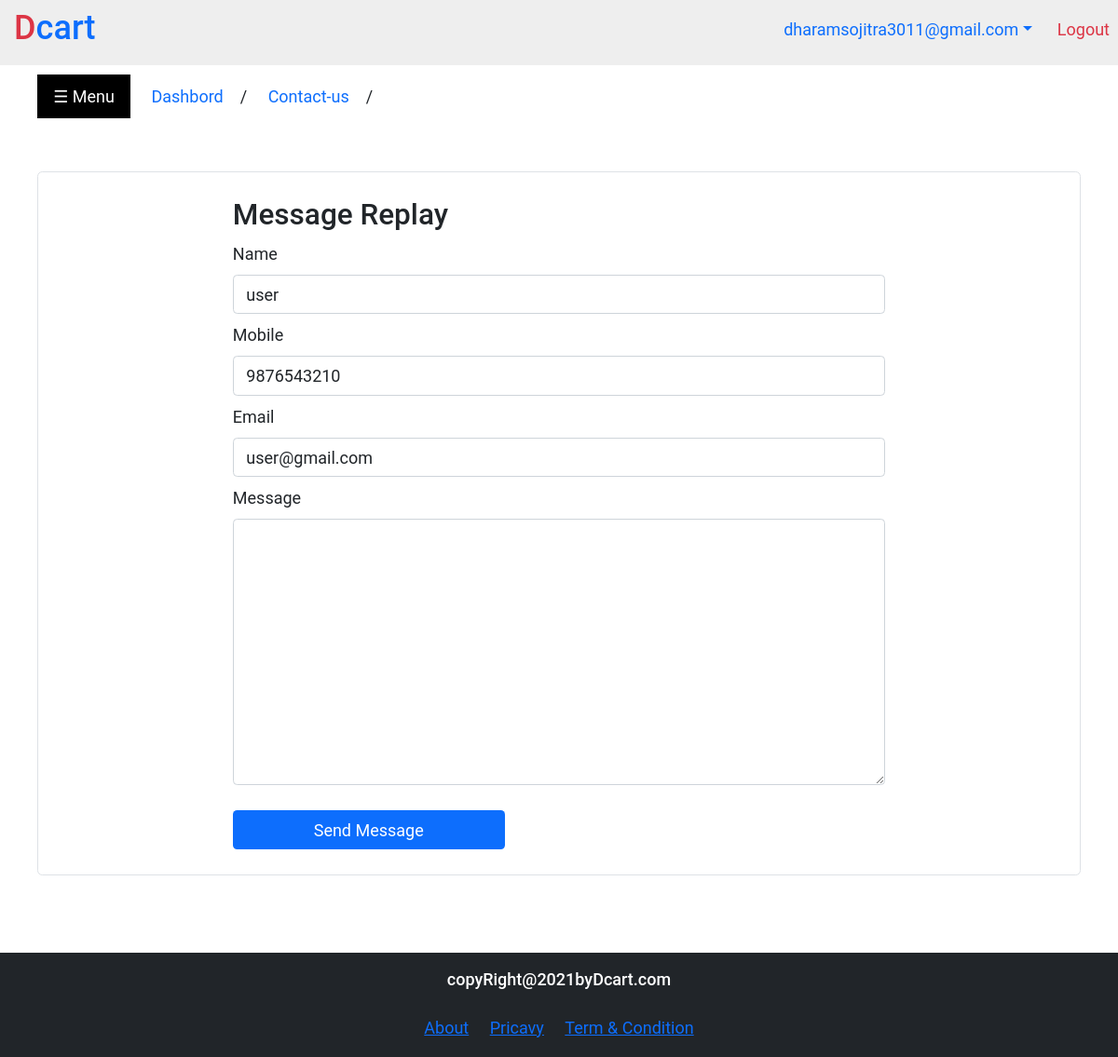
/admin/contact_us_replay.php?id=1 (signed in), run on the app's committed database.
### tables this page shows
CREATE TABLE `contact_us` (
  `contact_id` int(11) NOT NULL,
  `name` varchar(20) NOT NULL,
  `email` varchar(30) NOT NULL,
  `mobile` varchar(15) NOT NULL,
  `message` text NOT NULL,
  `status` int(11) NOT NULL,
  `added_on` timestamp NOT NULL DEFAULT current_timestamp() ON UPDATE current_timestamp()
);

### function.php (called while the page is built, shortened)
<?php
function get_safe_value($str){
	global $conn;
	$str=mysqli_real_escape_string($conn,$str);
	return $str;
}
	?>

### admin/contact_us_replay.php (the view, shortened to what this page needs)
<?php
    include 'top.php';
    $name = '';
    $mobile = '';
    $email = '';
    if (isset($_GET['id']) && $_GET['id'] > 0 && $_GET['id'] != '')
    {
        $id = get_safe_value($_GET['id']);
        $query_select = "SELECT * FROM contact_us WHERE contact_id = '$id' ";
        $result_select = mysqli_query($conn, $query_select);
        $row_get = mysqli_fetch_assoc($result_select);
        $name = get_safe_value($row_get['name']); ;
        $mobile = get_safe_value($row_get['mobile']); ;
        $email = get_safe_value($row_get['email']); ;
    }else{
        redirect('logout_admin.php');
    }
?>
<div id="container">
    <button class="menu-btn">&#9776; Menu</button>
    <a href="index.php" class="mx-3 text-decoration-none">Dashbord</a>/ <a href="contact_us.php" class="mx-3 text-decoration-none">Contact-us</a>/
    <div class="container border rounded-3 p-4 mt-4 mb-4">
        <div class="row">
            <div class="col-sm-8 offset-2">
            <h3>Message Replay</h3>
                <form method="post" enctype="multipart/form-data">
                    <div class="form-group">
                        <label for="category_name" class="form-label">Name</label>
                        <input type="text" name="name" class="form-control mb-2" value="<?php echo $name ?>" required>
                    </div>
                    <div class="form-group">
                        <label for="category_name" class="form-label">Mobile</label>
                        <input type="text" name="mobile" class="form-control mb-2" value="<?php echo $mobile ?>" required>
                    </div>
                    <div class="form-group">
                        <label for="category_name" class="form-label">Email</label>
                        <input type="text" name="email" class="form-control mb-2" value="<?php echo $email ?>" required>
                    </div>
                    <div class="form-group">
                        <label for="category_name" class="form-label">Message</label>
                        <textarea type="text" name="message" class="form-control mb-2"  rows="10"  required></textarea>
                    </div>
                    <div class="form-group">
                        <button type="submit" name="submit" class="btn bg-primary col-sm-5 text-white  mt-3" required>Send Message</button>
                    </div>
                </form>
            </div>
        </div>
    </div>
</div>
<?php include 'footer.php'; ?>

### css/style.css (style rules this page uses)
html, body { overflow-x: hidden; font-family: 'Roboto', sun-serif; font-size: 18px; }
#container { min-height: 93vh; position: relative; padding: 20px 40px; padding-top: 80px; }
.menu-btn { width: 100px; padding: 10px; margin-bottom: 30px; background: #000; color: #FFF; text-align: center; cursor: pointer; border: 0px; }

### css/pushy.css (style rules this page uses)
#container, .pushy, .push { transition: transform 0.2s cubic-bezier(0.16, 0.68, 0.43, 0.99); }

### data on the page
contact_us: name "user", mobile "9876543210", email "user@gmail.com"

### other printed values
$_SESSION ['email_admin'] "dharamsojitra3011@gmail.com"
WEBSITE_NAME "Dcart"
